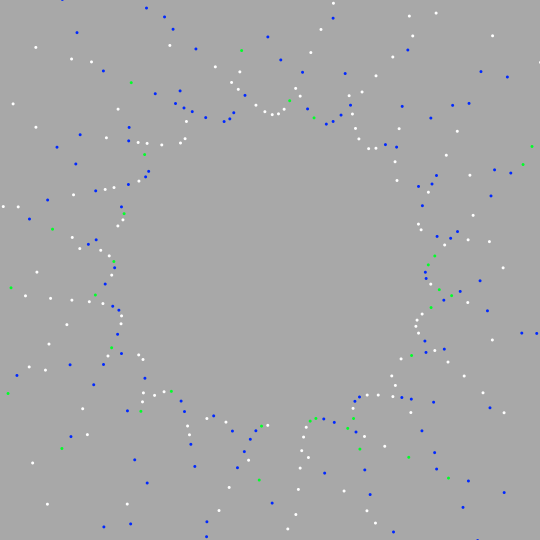
Frame 1 (no input)
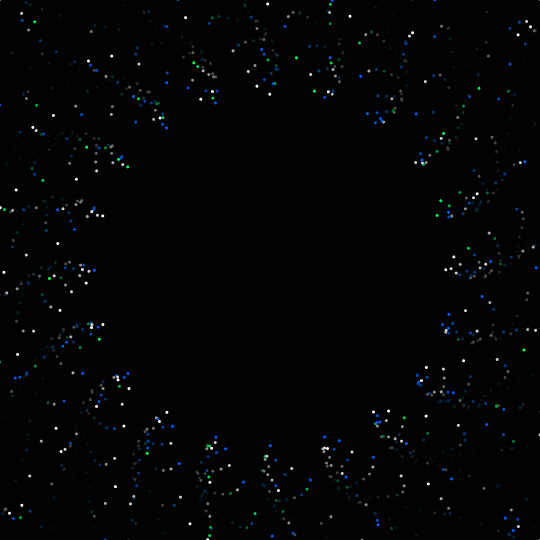
Frame 60 (the mouse pressed at the canvas centre just before this capture)
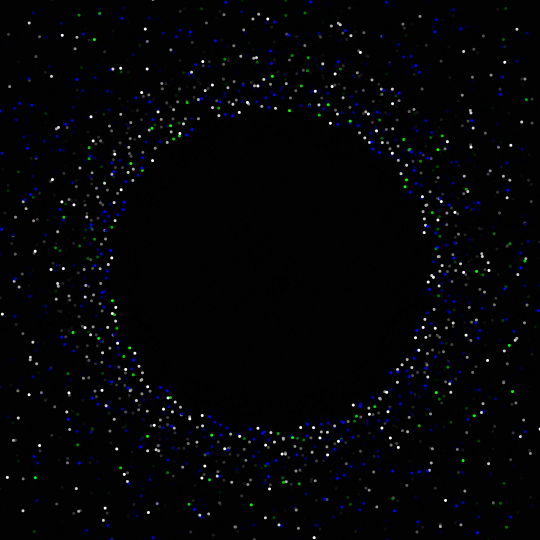
Frame 120 (the mouse held since frame 60 and released just before this capture)

The Processing sketch that drew these frames (run headless with seeded random() and noise(); from frame 60 on, the mouse is pressed at the canvas centre):

// Processing sketch: Sketch_03
// ── Sketch_03.pde
int num = 1660, frames = 130;
float theta, sz=3;

void setup() {
  size(540, 540);
  noStroke();
}

void draw() {
 
  fill(0, 45);
  rect(0, 0, width, height);
  for (int i=0; i<num; i++) {
    float offSet = TWO_PI/num*i;
    pushMatrix();
    translate(width/2, height/2);
    rotate(offSet);
    float x2 = map(sin(theta), -1, 1, -140, 220);
    float x = map(sin(theta+offSet*300), -1, 1, x2*x2, 150);
    fill(255);
    if (random(1)>.8) fill(0, 255, x2);   
    if (random(2)>1.2) fill(0, x2, 255);   
    if (random(1)>0.2) ellipse(x, x2, sz, sz);    
    popMatrix();
  }
  theta += TWO_PI/frames;

}
